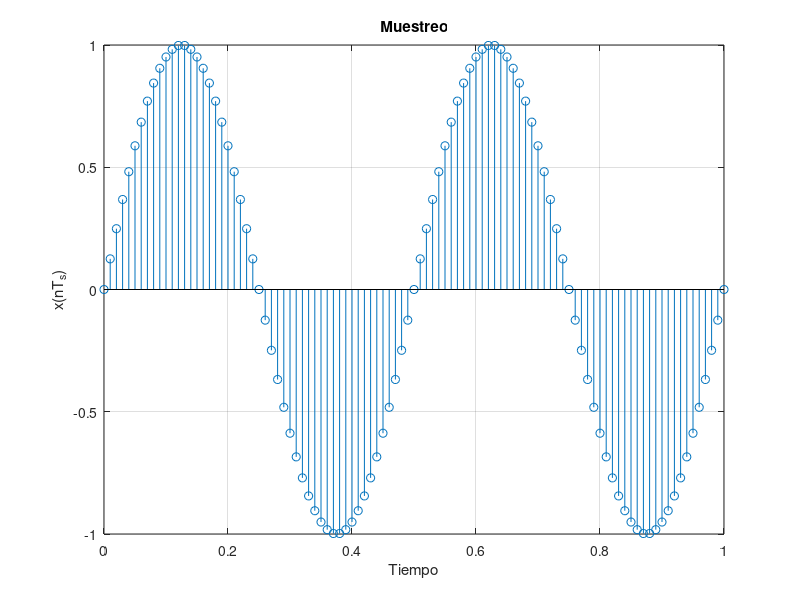

The MATLAB script that drew this image: (Note: this script raises an error after producing the figure.)

% Muestreo
t0=1;                                                                     % duración de la señal
Ts=1/100; fs=1/Ts;                                                 % intervalo de muestreo y frecuencia de muestreo
t=[0:Ts:t0];                                                           % vector de tiempo

%fM = 4, fs = 100, fs>fM
x=sin(2*pi*2*t); X=fft(x)*Ts;                                  % sinusoidal muestreada y su transformada de Fourier
figure(1)
stem(t,x)
xlabel('Tiempo'); ylabel('x(nT_s)'); title('Muestreo');grid;
ax = gca;
ax.XAxisLocation = 'origin';
ax.YAxisLocation = 'origin';

%Cuantización
xmax=1
n=3
xq=cuantUniforme(x,xmax,n); Xq=fft(xq)*Ts;           % sinusoidal cuantizada y su transformada de Fourier
f=[0:100];     % vector de frecuencias

figure(2);
subplot(2,2,1); plot(t,x,'k'); axis([0 1 -1.1 1.1]); xlabel('nT_s'); ylabel('x(nT_s)');grid;
ax = gca;
ax.XAxisLocation = 'origin';
ax.YAxisLocation = 'origin';
subplot(2,2,2); stem(f-(fs/2),fftshift(abs(X)),'k'); axis([-25 25 -0.6 0.6]); xlabel('f'); ylabel('|X(f)|');grid;
ax = gca;
ax.XAxisLocation = 'origin';
ax.YAxisLocation = 'origin';
subplot(2,2,3); stem(t,xq,'k'); axis([0 1 -1.1 1.1]); xlabel('nT_s'); ylabel('x_q(nT_s)');grid;
ax = gca;
ax.XAxisLocation = 'origin';
ax.YAxisLocation = 'origin';
subplot(2,2,4); stem(f-(fs/2),fftshift(abs(Xq)),'k'); axis([-25 25 -0.6 0.6]); xlabel('f'); ylabel('|X_q(f)|');grid;
ax = gca;
ax.XAxisLocation = 'origin';
ax.YAxisLocation = 'origin';


% Codificacion: Pasar el valor cuantizado a un codigo numerico.
% En este caso es un codigo binario.
L = 2^n;
ranges = linspace(-xmax,xmax,L+1) % Niveles de cuantización
figure(3);
plot(t,x,"color","black"); %Función xt
title("Sinusoidal y Sinusoidal cuantificada");
xlabel("x");
ylabel("F(x)");
hold on;
stem(t,xq);
hold off;
yticks(ranges);
grid;
finalbinary = [];
for i=0:L-1
  integer = int2str(i); %Represetación entera
  binary = dec2bin(i,n); %Representación binaria
  txt = strcat(integer,", (",binary,")"); %Ytick de la codificación
  text(1.01,(ranges(i+1)+ranges(i+2))/2,txt) %Puntos medios (Niveles de cuantificación)
end
figure(4);


q=floor(L*((x+xmax)/(2*xmax)));
i=find(q>L-1); q(i)=L-1;                           % q={...,-2,-1,0,1,2,...,L-1}
i=find(q<0); q(i)=0;   

for i=1:length(t)
  binary = dec2bin(q(i),n); %Representación binaria
  finalbinary = [finalbinary str2double(binary(1)) str2double(binary(2)) str2double(binary(3))];
end

finalbinary;
amplitud = 1;

%Unipolar NRZ.
subplot(2,3,1);
t2=[0:0.01:length(finalbinary)];  
plot(t2,NRZ(finalbinary,1)); axis([0 length(x) -.5 (amplitud+.5)]);xlabel('t'); ylabel('NRZ');title("Unipolar NRZ");
ax = gca;
ax.XAxisLocation = 'origin';
ax.YAxisLocation = 'origin';
grid;

%Bipolar NRZ.
subplot(2,3,2);
plot(t2,BNRZ(finalbinary,1)); axis([0 length(x) (-amplitud-.5) (amplitud+.5)]);xlabel('t'); ylabel('BNRZ');title("Bipolar NRZ");
ax = gca;
ax.XAxisLocation = 'origin';
ax.YAxisLocation = 'origin';
grid;

%Unipolar RZ
subplot(2,3,3);
plot(t2,RZ(finalbinary,1)); axis([0 length(x) -.5 (amplitud+.5)]);xlabel('t'); ylabel('URZ');title("Unipolar RZ");
ax = gca;
ax.XAxisLocation = 'origin';
ax.YAxisLocation = 'origin';
grid;

%Bipolar RZ
subplot(2,3,4);
plot(t2,BRZ(finalbinary,1)); axis([0 length(x) (-amplitud-.5)  (amplitud+.5)]);xlabel('t'); ylabel('BRZ');title("Bipolar RZ");
%t2=[0:0.01:6]; 
%plot(t2,BRZ([1 1 1 0 0 0],1));
ax = gca;
ax.XAxisLocation = 'origin';
ax.YAxisLocation = 'origin';
grid;

%AMI
subplot(2,3,5);
plot(t2,AMI(finalbinary,1)); axis([0 length(x) (-amplitud-.5)  (amplitud+.5)]);xlabel('t'); ylabel('AMI');title("AMI");
ax = gca;
ax.XAxisLocation = 'origin';
ax.YAxisLocation = 'origin';
grid;

%MANCHESTER
subplot(2,3,6);
plot(t2,MANCHESTER(finalbinary,1)); axis([0 length(x) (-amplitud-.5)  (amplitud+.5)]);xlabel('t'); ylabel('MANCHESTER');title("MANCHESTER");
ax = gca;
ax.XAxisLocation = 'origin';
ax.YAxisLocation = 'origin';
grid;

%RECUPERANDO LA SEÑAL
finalbinary;

deMod = t;
w = 2*pi*fs;

% Recorrer cada una de las muestras 
for i = 1:length(t)
  deMod(i) = 0;
  %Ciclo for para aplicar la sumatoria de la formula 5.2
  for k = 1:length(t)
    deMod(i) = deMod(i) + (x(i) * sinc(w*(t(i)-t(k))));
    deMod(i) = deMod(i) + (x(i) * sinc(w*(t(i)+t(k))));
  end
end

figure(5)
%Grafica de la demodulación
plot(t, deMod); xlabel("t"); ylabel("m(t)"); title("Resultado demodulado");
ax = gca;
ax.XAxisLocation = 'origin';
ax.YAxisLocation = 'origin';
grid;
